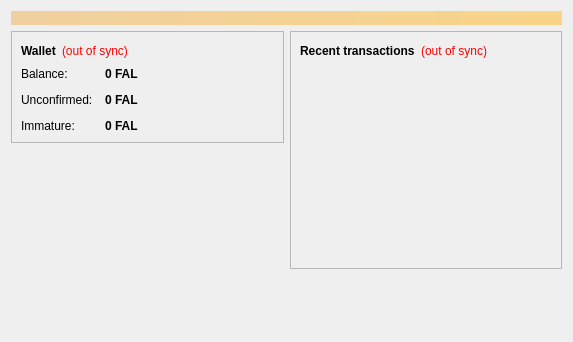
<?xml version="1.0" encoding="UTF-8"?>
<ui version="4.0">
 <class>OverviewPage</class>
 <widget class="QWidget" name="OverviewPage">
  <property name="geometry">
   <rect>
    <x>0</x>
    <y>0</y>
    <width>573</width>
    <height>342</height>
   </rect>
  </property>
  <property name="windowTitle">
   <string>Form</string>
  </property>
  <layout class="QVBoxLayout" name="topLayout">
   <item>
    <widget class="QLabel" name="labelAlerts">
     <property name="visible">
      <bool>false</bool>
     </property>
     <property name="styleSheet">
      <string notr="true">background-color: qlineargradient(x1: 0, y1: 0, x2: 1, y2: 0, stop:0 #F0D0A0, stop:1 #F8D488); color:#000000;</string>
     </property>
     <property name="wordWrap">
      <bool>true</bool>
     </property>
     <property name="margin">
      <number>3</number>
     </property>
    </widget>
   </item>
   <item>
    <layout class="QHBoxLayout" name="horizontalLayout" stretch="1,1">
     <item>
      <layout class="QVBoxLayout" name="verticalLayout_2">
       <item>
        <widget class="QFrame" name="frame">
         <property name="frameShape">
          <enum>QFrame::StyledPanel</enum>
         </property>
         <property name="frameShadow">
          <enum>QFrame::Raised</enum>
         </property>
         <layout class="QVBoxLayout" name="verticalLayout_4">
          <item>
           <layout class="QHBoxLayout" name="horizontalLayout_4">
            <item>
             <widget class="QLabel" name="label_5">
              <property name="font">
               <font>
                <weight>75</weight>
                <bold>true</bold>
               </font>
              </property>
              <property name="text">
               <string>Wallet</string>
              </property>
             </widget>
            </item>
            <item>
             <widget class="QLabel" name="labelWalletStatus">
              <property name="toolTip">
               <string>The displayed information may be out of date. Your wallet automatically synchronizes with the FalCoin network after a connection is established, but this process has not completed yet.</string>
              </property>
              <property name="styleSheet">
               <string notr="true">QLabel { color: red; }</string>
              </property>
              <property name="text">
               <string notr="true">(out of sync)</string>
              </property>
              <property name="alignment">
               <set>Qt::AlignLeading|Qt::AlignLeft|Qt::AlignVCenter</set>
              </property>
             </widget>
            </item>
            <item>
             <spacer name="horizontalSpacer_2">
              <property name="orientation">
               <enum>Qt::Horizontal</enum>
              </property>
              <property name="sizeHint" stdset="0">
               <size>
                <width>40</width>
                <height>20</height>
               </size>
              </property>
             </spacer>
            </item>
           </layout>
          </item>
          <item>
           <layout class="QFormLayout" name="formLayout_2">
            <property name="fieldGrowthPolicy">
             <enum>QFormLayout::AllNonFixedFieldsGrow</enum>
            </property>
            <property name="horizontalSpacing">
             <number>12</number>
            </property>
            <property name="verticalSpacing">
             <number>12</number>
            </property>
            <item row="0" column="0">
             <widget class="QLabel" name="label">
              <property name="text">
               <string>Balance:</string>
              </property>
             </widget>
            </item>
            <item row="0" column="1">
             <widget class="QLabel" name="labelBalance">
              <property name="font">
               <font>
                <weight>75</weight>
                <bold>true</bold>
               </font>
              </property>
              <property name="cursor">
               <cursorShape>IBeamCursor</cursorShape>
              </property>
              <property name="toolTip">
               <string>Your current balance</string>
              </property>
              <property name="text">
               <string notr="true">0 FAL</string>
              </property>
              <property name="textInteractionFlags">
               <set>Qt::LinksAccessibleByMouse|Qt::TextSelectableByKeyboard|Qt::TextSelectableByMouse</set>
              </property>
             </widget>
            </item>
            <item row="1" column="0">
             <widget class="QLabel" name="label_3">
              <property name="text">
               <string>Unconfirmed:</string>
              </property>
             </widget>
            </item>
            <item row="1" column="1">
             <widget class="QLabel" name="labelUnconfirmed">
              <property name="font">
               <font>
                <weight>75</weight>
                <bold>true</bold>
               </font>
              </property>
              <property name="cursor">
               <cursorShape>IBeamCursor</cursorShape>
              </property>
              <property name="toolTip">
               <string>Total of transactions that have yet to be confirmed, and do not yet count toward the current balance</string>
              </property>
              <property name="text">
               <string notr="true">0 FAL</string>
              </property>
              <property name="textInteractionFlags">
               <set>Qt::LinksAccessibleByMouse|Qt::TextSelectableByKeyboard|Qt::TextSelectableByMouse</set>
              </property>
             </widget>
            </item>
            <item row="2" column="0">
             <widget class="QLabel" name="labelImmatureText">
              <property name="text">
               <string>Immature:</string>
              </property>
             </widget>
            </item>
            <item row="2" column="1">
             <widget class="QLabel" name="labelImmature">
              <property name="font">
               <font>
                <weight>75</weight>
                <bold>true</bold>
               </font>
              </property>
              <property name="toolTip">
               <string>Mined balance that has not yet matured</string>
              </property>
              <property name="text">
               <string notr="true">0 FAL</string>
              </property>
              <property name="textInteractionFlags">
               <set>Qt::LinksAccessibleByMouse|Qt::TextSelectableByKeyboard|Qt::TextSelectableByMouse</set>
              </property>
             </widget>
            </item>
			
           </layout>
          </item>
         </layout>
        </widget>
       </item>
       <item>
        <spacer name="verticalSpacer">
         <property name="orientation">
          <enum>Qt::Vertical</enum>
         </property>
         <property name="sizeHint" stdset="0">
          <size>
           <width>20</width>
           <height>40</height>
          </size>
         </property>
        </spacer>
       </item>
		<item>
         <widget class="QLabel" name="label_wallet_bgcoin">
          <property name="text">
           <string/>
          </property>
          <property name="pixmap">
           <pixmap resource="../bitcoin.qrc">:/images/wallet_bgcoin</pixmap>
          </property>
          <property name="scaledContents">
           <bool>false</bool>
          </property>
          <property name="alignment">
           <set>Qt::AlignLeft</set>
          </property>
          <property name="margin">
           <number>-2</number>
          </property>
         </widget>
        </item>
	   </layout>
     </item>
     <item>
      <layout class="QVBoxLayout" name="verticalLayout_3">
       <item>
        <widget class="QFrame" name="frame_2">
         <property name="frameShape">
          <enum>QFrame::StyledPanel</enum>
         </property>
         <property name="frameShadow">
          <enum>QFrame::Raised</enum>
         </property>
         <layout class="QVBoxLayout" name="verticalLayout">
          <item>
           <layout class="QHBoxLayout" name="horizontalLayout_2">
            <item>
             <widget class="QLabel" name="label_4">
              <property name="text">
               <string>&lt;b&gt;Recent transactions&lt;/b&gt;</string>
              </property>
             </widget>
            </item>
            <item>
             <widget class="QLabel" name="labelTransactionsStatus">
              <property name="toolTip">
               <string>The displayed information may be out of date. Your wallet automatically synchronizes with the FalCoin network after a connection is established, but this process has not completed yet.</string>
              </property>
              <property name="styleSheet">
               <string notr="true">QLabel { color: red; }</string>
              </property>
              <property name="text">
               <string notr="true">(out of sync)</string>
              </property>
              <property name="alignment">
               <set>Qt::AlignRight|Qt::AlignTrailing|Qt::AlignVCenter</set>
              </property>
             </widget>
            </item>
            <item>
             <spacer name="horizontalSpacer">
              <property name="orientation">
               <enum>Qt::Horizontal</enum>
              </property>
              <property name="sizeHint" stdset="0">
               <size>
                <width>40</width>
                <height>20</height>
               </size>
              </property>
             </spacer>
            </item>
           </layout>
          </item>
          <item>
           <widget class="QListView" name="listTransactions">
            <property name="styleSheet">
             <string notr="true">QListView { background: transparent; }</string>
            </property>
            <property name="frameShape">
             <enum>QFrame::NoFrame</enum>
            </property>
            <property name="verticalScrollBarPolicy">
             <enum>Qt::ScrollBarAlwaysOff</enum>
            </property>
            <property name="horizontalScrollBarPolicy">
             <enum>Qt::ScrollBarAlwaysOff</enum>
            </property>
            <property name="selectionMode">
             <enum>QAbstractItemView::NoSelection</enum>
            </property>
           </widget>
          </item>
         </layout>
        </widget>
       </item>
       <item>
        <spacer name="verticalSpacer_2">
         <property name="orientation">
          <enum>Qt::Vertical</enum>
         </property>
         <property name="sizeHint" stdset="0">
          <size>
           <width>20</width>
           <height>40</height>
          </size>
         </property>
        </spacer>
       </item>
      </layout>
     </item>
    </layout>
   </item>
  </layout>
 </widget>
 <resources/>
 <connections/>
</ui>
